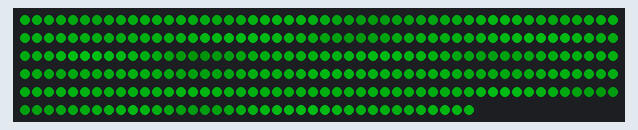
The sketch below on a simulated Arduino Uno, built with avr-gcc and run on an emulated ATmega328P. Shown: 288 RGB LEDs in strip order, left to right, continuing on the next row. Dim RGB values are drawn brighter than linear.

Above: at 0.2 s.

The sketch:

NorthernLight.ino
```cpp
// Tutorial 8a. Programmable APA102C RGB LED strip

// Main parts: Adafruit Metro Mini, APA102C strip 144 x RGB LED

// Library required to drive RGB LEDs; use the latest version
#include "FastLED.h"

// Variables that remain constant
const byte pinData = 7; // Digital output pin to LED strip
const byte pinClock = 3;  // Digital output pin to LED strip
const int numLeds = 144*2; // Number of LEDs
struct CRGB leds[numLeds]; // Declare an array that stores each LED's data
// Define gradient palette(s) for the paletteTransition() function. See
// https://github.com/FastLED/FastLED/wiki/Gradient-color-palettes and
// http://fastled.io/tools/paletteknife how to create and use gradient
// palettes. One could switch between palettes with a momentary switch,
// a sensor's input, or IoT data
DEFINE_GRADIENT_PALETTE(dummyPalette)
{
    0,   0,   0, 255, // Blue
  128,   0, 255,   0, // Green
  255, 255,   0,   0  // Red
};
DEFINE_GRADIENT_PALETTE(auroraBorealis) {
    0,   0, 255,  28,
  128, 255,   3,  22,
  192, 247,   1,   9,
  255,   0, 255,  28
};
DEFINE_GRADIENT_PALETTE(cumulusClouds)
{
    0, 152, 164, 155,
   30, 139, 152, 140,
   64, 126, 141, 128,
   92,  80,  95,  82,
  107,  46,  59,  47,
  114,  74,  88,  71,
  123, 110, 124, 102,
  196,  46,  58,  39,
  255,  11,  18,   8
};
// Set the LED strip's overall brightness
byte totalBrightness = 255;

// Variables that can change
CRGBPalette16 activePalette = auroraBorealis; // Select a palette
byte paletteIndex = 0; // Current colour from the selected palette
// Total gradient palette colour transition time in minutes, with 10
// minutes = 2343.75 ms per transition step; 1 hour = 14062.5 ms
const byte transitionDuration = 3;
const byte noiseAmount = 21; // Higher value = more granular noise
// The smaller the difference between the two values, the more subtle the
// noise's brightness variation will be
const byte minBrightness = 24;
const byte maxBrightness = 255;

void setup()
{
  // Initialise the FastLED library with the type of programmable RGB LED
  // used, the digital output pins the LED strip is wired to, the array that
  // holds each LED's data, and the number of LEDs in the strip. Note: BGR
  // (not RGB) is the required colour-order for APA102C LEDs
  //FastLED.addLeds<APA102, pinData, pinClock, BGR>(leds, numLeds);
  LEDS.addLeds<WS2812,pinData,GRB>(leds,0, numLeds);
}

void loop()
{
  // Render the effect into the array leds
  paletteTransition();

  // Oscillate the overall brightness at a specified BPM, within a range
  FastLED.setBrightness(beatsin8(4, 43, 150));

  // Display all LED's data (= illuminate the LED strip)
  FastLED.show();
}

void paletteTransition()
{
  // Calculate gradient palette transition steps (in milliseconds)
  static const float interval = ((float)(transitionDuration * 60) / 256) * 1000;

  // Declare a variable that stores the noise (= LED brightness) oscillation
  // speed
  static uint32_t dist;

  // Go through all LEDs in the leds array
  for (int i = 0; i < numLeds; i++)
  {

    // Calculate a Simplex Noise value
    int noise = inoise8(dist - i * noiseAmount, dist + i * noiseAmount) % 255;

    // Scale the noise value into a 0 - 255 brighntess value range
    byte brightness = map(noise, 0, 255, minBrightness, maxBrightness);

    // Write a colour fetched from the gradient palette, its brightness
    // modified by the noise, to the indexed LED
    leds[i] = ColorFromPalette(activePalette, paletteIndex, brightness, LINEARBLEND);
  }

  // Oscillate the noise's speed at a specified BPM, within a range
  dist += beatsin8(2, 3, 12);

  // With every step, a new interpolated palette colour is fetched.
  // EVERY_N_MILLISECONDS, part of the FastLED library, avoids using
  // delay(), which stops program execution, which means that button
  // presses, sensor readings, etc. would not be detected! Always try
  // to avoid delay() and use millis()(or EVERY_N_MILLISECONDS when
  // using the FastLED library)
  EVERY_N_MILLISECONDS(interval)
  {
    // Select the next colour
    if (paletteIndex < 1)
    {
      paletteIndex++;
    }

    // Wrap around back to zero at the end (= cycle through palette again)
    if (paletteIndex == 255)
    {
      paletteIndex = 0;
    }
  }
}
```
